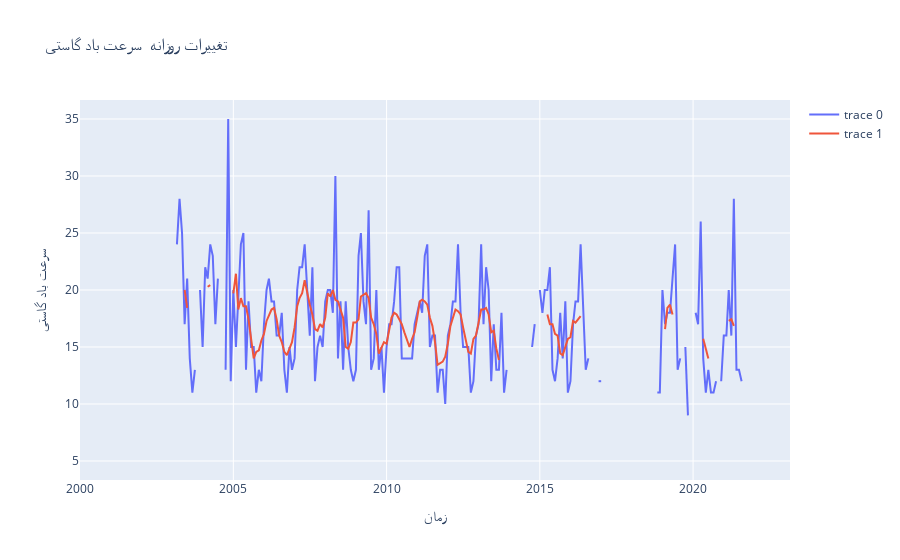

The notebook cell this image was saved under:
### Code cell
# Get the window size from the user
pl.show_the_window_size()

### Figure 1 — Plotly figure (JSON) as saved in the notebook; plotly's stock layout.template omitted (floating-point values rounded to 4 significant figures; data arrays with more than 128 entries replaced by an {"elided": "..."} marker saying what was removed)
{"data": [{"mode": "lines", "type": "scatter", "x": {"elided": "279 str values"}, "y": {"elided": "279 int values"}}, {"mode": "lines", "type": "scatter", "x": {"elided": "273 str values"}, "y": {"elided": "273 float values"}}], "layout": {"title": {"text": "تغییرات روزانه  سرعت باد گاستی"}, "xaxis": {"title": {"text": "زمان"}}, "yaxis": {"title": {"text": " سرعت باد گاستی"}}}}
